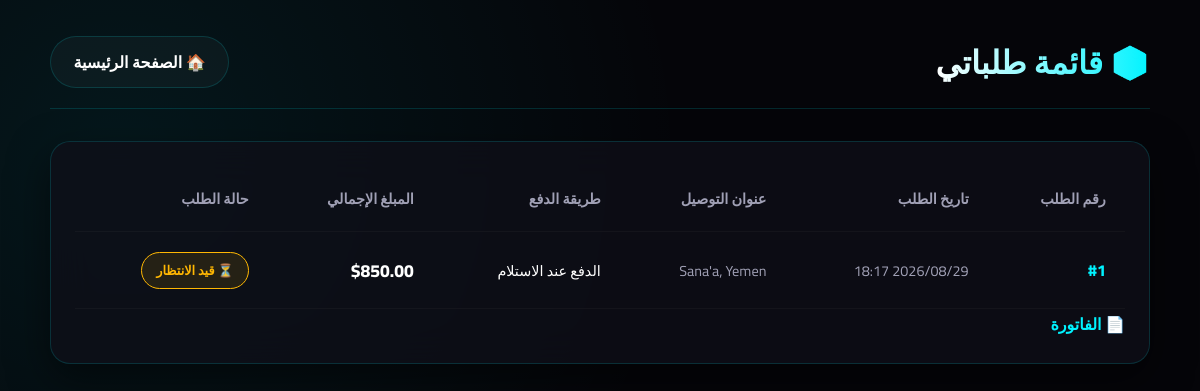
Screenshot of /my_orders.php (signed in) with the database file from the repository.
### tables this page shows
CREATE TABLE IF NOT EXISTS orders (
    id INT AUTO_INCREMENT PRIMARY KEY,
    user_id INT NOT NULL,
    total DECIMAL(10,2) NOT NULL,
    status ENUM(
        'pending',
        'processing',
        'shipped',
        'completed',
        'cancelled'
    ) NOT NULL DEFAULT 'pending',
    shipping_address VARCHAR(255) NOT NULL,
    phone VARCHAR(20) NOT NULL,
    payment_method ENUM('cash_on_delivery')
        NOT NULL DEFAULT 'cash_on_delivery',
    created_at TIMESTAMP DEFAULT CURRENT_TIMESTAMP,

    CONSTRAINT fk_orders_user
        FOREIGN KEY (user_id)
        REFERENCES users(id)
        ON UPDATE CASCADE
        ON DELETE RESTRICT
);

### my_orders.php (the view, shortened to what this page needs)
<?php
require_once "config/database.php";
$user_id = $_SESSION['user_id'] ?? null;
$query = "SELECT * FROM orders WHERE user_id = '$user_id' ORDER BY created_at DESC";
$result = mysqli_query($conn, $query);
function getStatusBadge($status) {
    switch ($status) {
        case 'pending': return '<span class="status-badge pending">⏳ قيد الانتظار</span>';
    }
}
?>
<!DOCTYPE html>
<html lang="ar" dir="rtl">
<head>
    <link rel="stylesheet" href="CSS/my-orders-style.css">
</head>
<body>
    <div class="orders-container">
        <header class="page-header">
            <h1 class="page-title">📦 قائمة <span>طلباتي</span></h1>
            <a href="index.php" class="btn-home">🏠 الصفحة الرئيسية</a>
        </header>
        <div class="glass-panel">
            <?php if ($result && mysqli_num_rows($result) > 0): ?>
                <table class="orders-table">
                    <thead>
                        <tr>
                            <th>رقم الطلب</th>
                            <th>تاريخ الطلب</th>
                            <th>عنوان التوصيل</th>
                            <th>طريقة الدفع</th>
                            <th>المبلغ الإجمالي</th>
                            <th>حالة الطلب</th>
                        </tr>
                    </thead>
                    <tbody>
                        <?php while ($order = mysqli_fetch_assoc($result)): ?>
                            <tr>
                                <td class="order-id">#<?php echo $order['id']; ?></td>
                                <td class="order-date"><?php echo date('Y/m/d H:i', strtotime($order['created_at'])); ?></td>
                                <td style="font-size:0.9rem; color:var(--text-sub);"><?php echo htmlspecialchars($order['shipping_address']); ?></td>
                                <td style="font-size:0.9rem;">الدفع عند الاستلام</td>
                                <td class="order-total">$<?php echo number_format($order['total'], 2); ?></td>
                                <td><?php echo getStatusBadge($order['status']); ?></td>
                            </tr>
                        <?php endwhile; ?>
                    </tbody>
                </table>
            <?php endif; ?>
            <a href="generate_invoice.php?id=<?php echo $order['id']; ?>"
            target="_blank"
            style="color: var(--neon-cyan); text-decoration: none; font-weight: bold;">
            📄 الفاتورة
            </a>
        </div>
    </div>
</body>
</html>

### CSS/my-orders-style.css (style rules this page uses)
:root { --bg-dark: #050509; --panel-glass: rgba(15, 15, 25, 0.75); --neon-cyan: #00f3ff; --neon-magenta: #ff007f; --border-glow: rgba(0, 243, 255, 0.15); --text-main: #ffffff; --text-sub: #a0a0b5; }
* { box-sizing: border-box; margin: 0; padding: 0; font-family: 'Cairo', sans-serif; }
body { background-color: var(--bg-dark); color: var(--text-main); min-height: 100vh; background-image: radial-gradient(circle at 10% 20%, rgba(0, 243, 255, 0.08) 0%, transparent 45%); background-attachment: fixed; padding: 2rem 1rem; }
.orders-container { max-width: 1100px; margin: 0 auto; }
.page-header { display: flex; justify-content: space-between; align-items: center; margin-bottom: 2rem; padding-bottom: 1rem; border-bottom: 1px solid var(--border-glow); }
.page-title { font-size: 2rem; font-weight: 900; background: linear-gradient(90deg, #fff, var(--neon-cyan)); -webkit-background-clip: text; -webkit-text-fill-color: transparent; }
.btn-home { color: #fff; text-decoration: none; padding: 0.6rem 1.4rem; border-radius: 50px; background: rgba(255, 255, 255, 0.03); border: 1px solid var(--border-glow); font-weight: 700; transition: 0.3s; }
.glass-panel { background: var(--panel-glass); backdrop-filter: blur(20px); border: 1px solid var(--border-glow); border-radius: 20px; padding: 1.5rem; box-shadow: 0 15px 40px rgba(0, 0, 0, 0.5); overflow-x: auto; }
.orders-table { width: 100%; border-collapse: collapse; min-width: 800px; }
.orders-table th, .orders-table td { text-align: right; padding: 1.2rem; border-bottom: 1px solid rgba(255, 255, 255, 0.03); }
.orders-table th { color: var(--text-sub); font-weight: 700; font-size: 0.9rem; text-transform: uppercase; }
.order-id { color: var(--neon-cyan); font-weight: 800; }
.order-total { font-weight: 800; font-size: 1.1rem; color: #fff; }
.order-date { color: var(--text-sub); font-size: 0.9rem; }
.status-badge { padding: 0.35rem 0.9rem; border-radius: 50px; font-size: 0.8rem; font-weight: 700; display: inline-block; }
.status-badge.pending { background: rgba(255, 183, 3, 0.1); color: #ffb703; border: 1px solid #ffb703; }

### rows the page displays
orders: id "1", created_at "2026/08/29 18:17", shipping_address "Sana'a, Yemen", total "850.00", status "⏳ قيد الانتظار"
